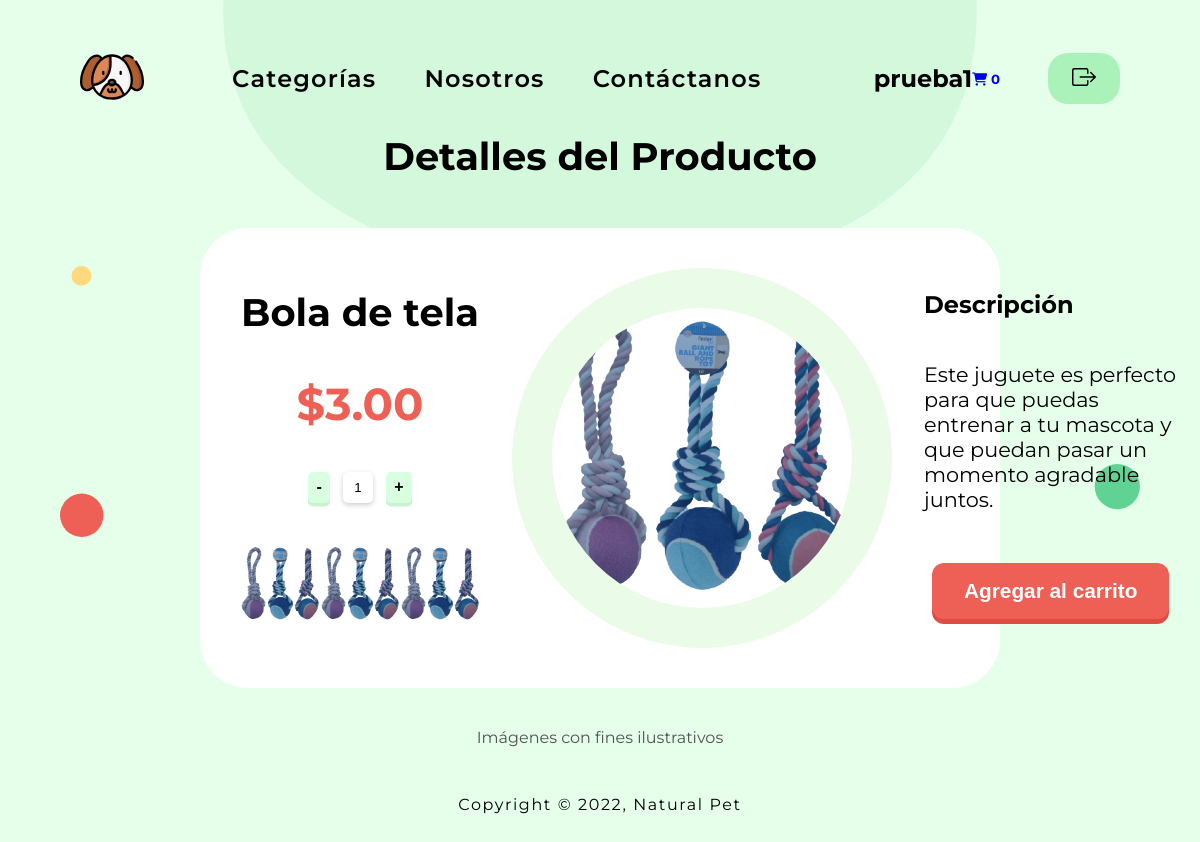
Screenshot of /paginas/producto3.php (signed in) with the database file from the repository.
### tables this page shows
CREATE TABLE IF NOT EXISTS `productos` (
  `IDProducto` int(5) UNSIGNED ZEROFILL NOT NULL AUTO_INCREMENT,
  `IDCategoria` int(5) UNSIGNED ZEROFILL NOT NULL,
  `producto` varchar(250) NOT NULL,
  `descripcion` varchar(300) NOT NULL,
  `precio` double(10,2) NOT NULL,
  `imagen` varchar(255) NOT NULL,
  `href` varchar(255) NOT NULL,
  PRIMARY KEY (`IDProducto`),
  KEY `IDCategoria` (`IDCategoria`)
);

### paginas/producto3.php (the view, shortened to what this page needs)
<?php
    include ("../php/config.php");
?>
<!DOCTYPE html>
<html lang="en" class="bg-products">
<?php include ("../php/headproduct.php");?>
<body>
<?php include ("../php/headerproductos.php") ?>
    <main>
        <h1>Detalles del Producto</h1>
        <section class="producto">
            <?php
                    $sql = "SELECT * FROM productos WHERE IDCategoria = '00001' AND IDProducto = '00003' ";
                    $resul = mysqli_query($conn, $sql);
                    if (mysqli_num_rows($resul) > 0) {
                        while ($row = mysqli_fetch_array($resul)) {
            ?>
                    <form method="POST" action="">
                        <div class="izq">
                            <h1><?php echo $row['producto']; ?></h1>
                            <p style="margin-bottom: 0rem;">$<?php echo $row['precio']; ?></p>
                            <div class="cantidad">
                                <input type="number" name="item_cantidad" min="1" max="100" value="1" readonly />
                            </div>
                            <div class="cajitas">
                                <a href=""><img src="../img/<?php echo $row['imagen']; ?>" alt=""></a>
                                <a href=""><img src="../img/<?php echo $row['imagen']; ?>" alt=""></a>
                                <a href=""><img src="../img/<?php echo $row['imagen']; ?>" alt=""></a>
                            </div>
                        </div>
                        <div class="cen">
                            <div class="circle">
                                <img src="../img/<?php echo $row['imagen']; ?>" alt="">
                            </div>
                        </div>
                        <div class="der">
                            <h2>Descripción</h2>
                            <p style="margin-bottom: 0;"><?php echo $row['descripcion']; ?></p>
                            <form action="" method="POST">
                            <div id="btnpro">
                                <input class="btn vermas" type="submit" name="agregar" value="Agregar al carrito">
                            </div>
                            </form>
                        </div>
                    </form>
                <?php
                    }
                }
            ?>
        </section>
    </main>
    <div class="text1"><p>Imágenes con fines ilustrativos</p></div>
    <?php include ("../php/footer.php") ?>
</body>
</html>

### css/products.css (style rules this page uses)
* { margin: 0; padding: 0; }
:root { --color-primary: #ffffff; --color-secondary: #232323; --text-primary: #1f1f1f; --text-secondary: #707070; --bg-greendark: #D4F8DC; --bg-greenlight: #E6FFEB; }
a { text-decoration: none; }
html { background-color: var(--bg-greenlight); }
.bg-products { background-image: url(../svg/product.svg); background-repeat: no-repeat; background-size: 90%; background-position: top center; }
body { font-family: 'Montserrat'; }
main { display: flex; flex-direction: column; align-items: center; justify-content: center; margin-left: 15rem; margin-right: 15rem; }
main h1 { font-size: 2.4rem; margin-bottom: 1rem; }
main p { font-size: 1.3rem; margin-bottom: 2.5rem; }
.cantidad { display: flex; justify-content: center; }
.cantidad input { border: none; outline: none; padding: 0.5rem; border-radius: 5px; margin: 0 0.8rem !important; box-shadow: 0 2px 5px rgb(206, 206, 206); }
#btnpro { display: flex; justify-content: center }
.btn { border-radius: 12px; padding: 1rem 2rem; font-size: 1.3rem; text-decoration: none; margin: 0.5rem; color: #fff; position: relative; display: inline-block; border: none; }
.vermas { font-weight: 600; background-color: #EE6055; box-shadow: 0px 5px 0px 0px #df4d42; }
.producto { background-color: #ffffff; width: 100%; border-radius: 48px; display: flex; margin-top: 2rem; padding: 2.5rem; }
form { height: auto; width: 100%; display: flex; }
.izq { display: flex; flex-direction: column; justify-content: space-around; padding-right: 2rem; width: 100%; }
.izq p { color: #EE6055; font-size: 2.8rem; font-weight: bold; align-self: center; margin-bottom: 0rem; }
.izq h1 { align-self: center; margin: 0; }
.cen { display: flex; justify-content: center; align-items: center; width: 100%; }
.der { display: flex; flex-direction: column; justify-content: space-around; padding-left: 2rem; width: 100%; }
.cajitas { display: flex; justify-content: space-between; }
.cajitas img { border-radius: 26px; height: 5rem; width: 5rem; background-color: yellowgreen; }
.cen img { border-radius: 50%; height: 300px; left: 10px; top: 210px; width: 300px; }
.circle { display: flex; justify-content: center; align-items: center; background-color: #eafce8; border-radius: 50%; height: 380px; left: 10px; top: 210px; width: 380px; }
.text1 { display: flex; justify-content: center; align-items: center; margin-top: 2.5rem; color: rgb(82, 82, 82); }

### rows the page displays
productos: producto "Bola de tela", precio "3.00", imagen (picture), descripcion "Este juguete es perfecto para que puedas entrenar a tu mascota y que puedan pasar un momento agradable juntos."

### other values shown
$_SESSION['usuario'] "prueba1"
